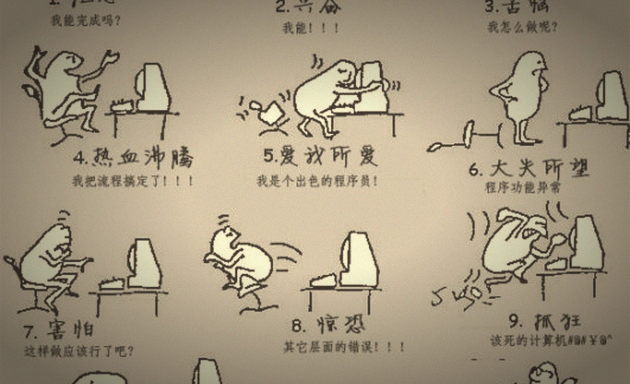
#> input picture images/about/code.webp, 1260 x 768 px (shown at 1/2 size); its folder holds only this picture in this run
$ python imgdark.py ../images/about/code.webp
#> lines starting #> are read from the running program, lines starting #| are printed output that depends on the picture
#> in run_one, im is the input picture: PIL image 1260x768 RGB; mean R, G, B 161.9, 149.5, 126.3
#!/usr/bin/env python
# -*- coding: utf-8 -*-
"""
============================================
白底截图暗色化脚本（把白底图改成深色面板底）
文件：tools/imgdark.py
作用：把「白底/浅灰底」的截图改成与站点面板同色 #0a2035 的深底，使图片嵌进深色面板时不再像一块
      白洞。彩色元素（按钮、流程框、状态标签）保留原色相，只做轻微压暗。
用法：
  # 单张（覆盖原文件，先自动备份到同目录 .bak）
  python tools/imgdark.py <图片路径> [--force]
  # 整个目录（只处理判定为白底的图，非白底自动跳过）
  python tools/imgdark.py <目录> --recursive
  # 预览（不写盘，输出到 <同名>.dark.webp 便于比对）
  python tools/imgdark.py <图片路径> --preview
算法（顺序不能变）：
  1. 白点归一化：取图片四边条带里灰阶像素（s<0.16）的亮度中位 ev，ev>=0.85（白/浅灰底）
     时把整图 v 归一化到 v/ev，保证浅灰底（#f5f5f5 之类）也能精确落到面板色；
  2. 灰度反相 + 提亮：v' = ((1-v) ** 0.45) * 1.15 —— 白底→0、深色字→接近 1；
  3. 彩色保留：s>0.16 的像素走 v'=0.85v+0.03、s×1.05，不改色相；
  4. 叠面板底色：out = out + BG*(1-out/255)，纯黑部分正好变成 #0a2035；
  5. UnsharpMask(1.4, 70, 2)：截图缩过之后文字边缘发糊，靠这一步把笔画做实；
  6. 存 webp quality=80 method=6（暗色化后比原图小，见 README 8.6）。
面板底色 BG 必须和 post.css 里 p:has(> img:only-child) 的 background 保持一致，
否则图的边缘会和面板差一档，出现淡色矩形。
最后修改：2026-11-12
============================================
"""
import os
import sys
import argparse

import numpy as np
from PIL import Image, ImageFile, ImageFilter

ImageFile.LOAD_TRUNCATED_IMAGES = True

BG = np.array([10, 32, 53], dtype=np.float32)   # #0a2035 = post.css 里的图片面板底色
MAX_PX = 6_000_000                              # 超过这个像素数的图分块处理，避免吃满内存
G_GRAY, V_STRETCH = 0.45, 1.15                  # 灰阶层：反相后的 gamma 与亮部拉伸
G_COL, SAT = 0.85, 1.05                         # 彩色层：压暗系数与饱和提升
SH_R, SH_P = 1.4, 45                            # UnsharpMask(radius, percent)
WHITE_MIN, WHITE_MED = 232, 0.85                # 白底判定：边缘条带亮度中位 >=232
EXCLUDE_NAME = ("qr", "pay", "donate", "avatar", "logo", "icon", "banner", "hero")
SKIP_DIRS = ("about",)


def rgb2hsv(a):
    return np.asarray(
        Image.fromarray(np.clip(a, 0, 255).astype(np.uint8), "RGB").convert("HSV"),
        dtype=np.float32,
    ) / 255.0
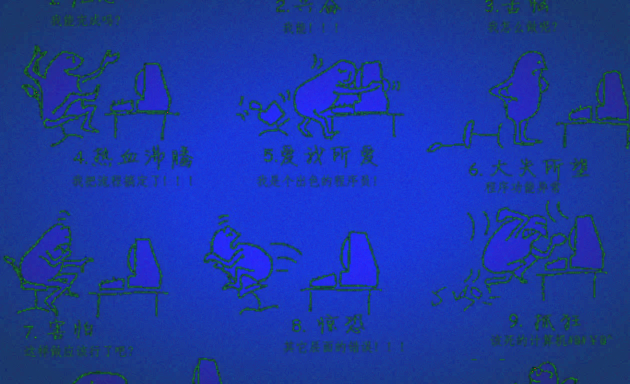
#> returned value: shape (768, 1260, 3) float32 (shown at 1/2 size); mean of channels 0, 1, 2 0.107, 0.224, 0.634; drawn as R, G, B


# [5 lines left out: function hsv2rgb, not called in this run]


def edge_stats(v, s):
    """返回 (灰阶边缘亮度中位, 边缘亮度中位0-255)"""
    h, w = v.shape
#> h = 768; w = 1260
    band = max(4, min(h, w) // 60)
#> band = 12
    ve = np.concatenate([v[:band].ravel(), v[-band:].ravel(), v[:, :band].ravel(), v[:, -band:].ravel()])
    se = np.concatenate([s[:band].ravel(), s[-band:].ravel(), s[:, :band].ravel(), s[:, -band:].ravel()])
    ge = ve[se < 0.16]
#> ge = 487 values, max 0.647 at index 34, min 0.125 at index 5, mean 0.546
    gm = float(np.median(ge)) if ge.size > 20 else 0.0
#> gm = 0.533
    return gm, gm * 255.0


# [38 lines left out: functions darkify, darkify_any, not called in this run]


def is_white_bg(im):
    """四边条带亮度中位 >=232 判为白底"""
    a = np.asarray(im.convert("RGB"), dtype=np.float32)
    hsv = rgb2hsv(a)
    _, ev255 = edge_stats(hsv[..., 2], hsv[..., 1])
#> ev255 = 136
    return ev255 >= WHITE_MIN


def skipped_by_name(path):
    low = path.lower()
    return any(k in low for k in EXCLUDE_NAME)


# [17 lines left out: function save_like, not called in this run]


def run_one(src_path, force=False, preview=False):
    im = Image.open(src_path)
    if im.mode == "RGBA" and not force:
        print("  跳过（带透明通道）: " + src_path)
        return None
    im = im.convert("RGB")
    if min(im.size) < 120 and not force:
        print("  跳过（尺寸过小）: " + src_path)
        return None
    if not force and not preview and not is_white_bg(im):
        print("  跳过（本身不是白底）: " + src_path)
        return None
    res = darkify_any(im)
    dst = save_like(src_path, res, preview)
    print("  完成: %s  (%.1f KB -> %.1f KB)" % (dst, os.path.getsize(src_path) / 1024, os.path.getsize(dst) / 1024))
    return dst


def main():
    ap = argparse.ArgumentParser(description="白底截图暗色化（面板底 #0a2035）")
    ap.add_argument("target", help="图片文件或目录")
    ap.add_argument("--recursive", "-r", action="store_true", help="递归处理目录")
    ap.add_argument("--force", "-f", action="store_true", help="不做白底判定，强制处理（含带 alpha 的图）")
    ap.add_argument("--preview", "-p", action="store_true", help="只输出 <name>.dark.webp，不覆盖原图")
    args = ap.parse_args()

    target = os.path.abspath(args.target)
    if not os.path.exists(target):
        print("路径不存在: " + target)
        sys.exit(2)

    if os.path.isfile(target):
        run_one(target, args.force, args.preview)
        return

    ok = skip = 0
    for dirpath, dirnames, filenames in os.walk(target):
        if not args.recursive:
            dirnames[:] = []
        rel = os.path.relpath(dirpath, target)
        if any(part in SKIP_DIRS for part in rel.split(os.sep)):
            dirnames[:] = []
            continue
        for fn in filenames:
            if os.path.splitext(fn)[1].lower() not in (".webp", ".jpg", ".jpeg", ".png"):
                continue
            full = os.path.join(dirpath, fn)
            if skipped_by_name(full):
                skip += 1
                continue
            try:
                if run_one(full, args.force, args.preview):
                    ok += 1
                else:
                    skip += 1
            except Exception as e:
                print("  失败: %s :: %s" % (full, str(e)[:60]))
    print("\n完成 %d 张，跳过 %d 张" % (ok, skip))


if __name__ == "__main__":
    main()

$ run again, on images/about/wangba.webp
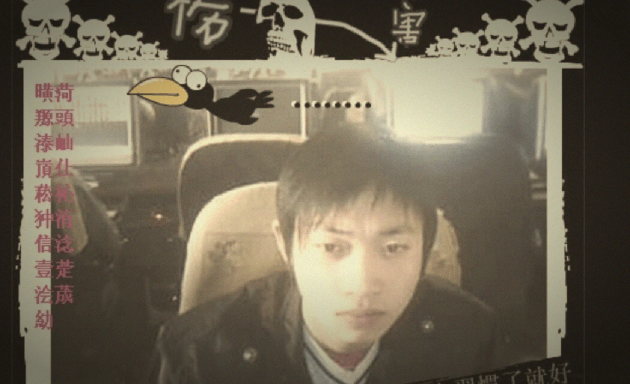
#> input picture images/about/wangba.webp, 1260 x 768 px (shown at 1/2 size)
#> in run_one, im is the input picture: PIL image 1260x768 RGB; mean R, G, B 113.6, 104, 85.8
#> in rgb2hsv, `return np.asarray( Image.fromarray(np.clip(a, 0, 255).astype(np.uint8)..`:
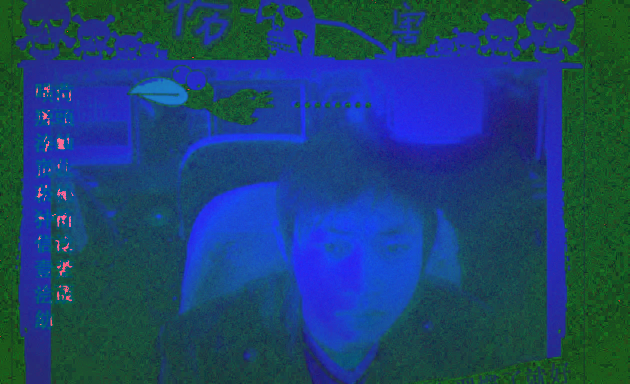
#> returned value: shape (768, 1260, 3) float32 (shown at 1/2 size); mean of channels 0, 1, 2 0.11, 0.264, 0.446; drawn as R, G, B
#> ge = 938 values, max 0.647 at index 157, min 0.098 at index 31, mean 0.459
#> gm = 0.48
#> ev255 = 122.5

$ run again, on images/about/wubo03.webp
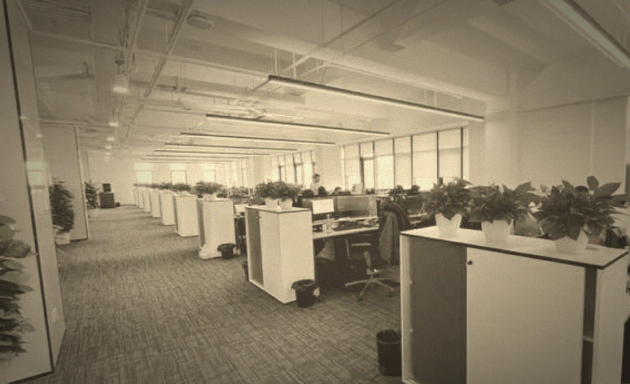
#> input picture images/about/wubo03.webp, 1260 x 768 px (shown at 1/2 size)
#> in run_one, im is the input picture: PIL image 1260x768 RGB; mean R, G, B 139.3, 127.4, 103.5
#> in rgb2hsv, `return np.asarray( Image.fromarray(np.clip(a, 0, 255).astype(np.uint8)..`:
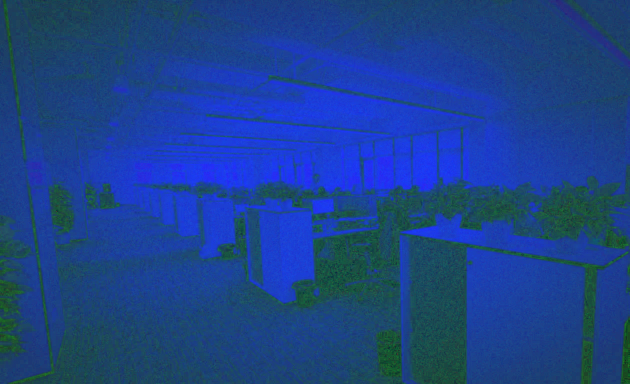
#> returned value: shape (768, 1260, 3) float32 (shown at 1/2 size); mean of channels 0, 1, 2 0.109, 0.262, 0.546; drawn as R, G, B
#> ge = 30 values, max 0.518 at index 23, min 0.125 at index 28, mean 0.431
#> gm = 0.478
#> ev255 = 122

$ run again, on images/about/dream.webp
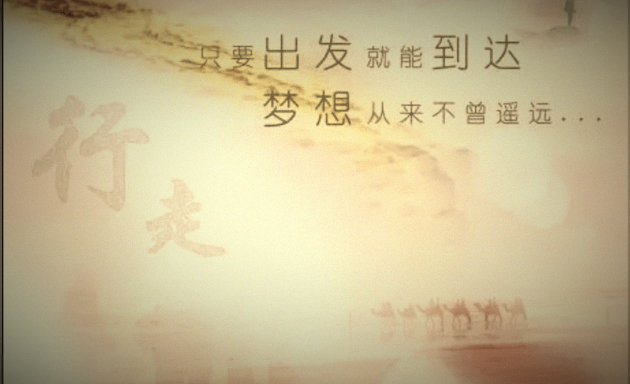
#> input picture images/about/dream.webp, 1260 x 768 px (shown at 1/2 size)
#> in run_one, im is the input picture: PIL image 1260x768 RGB; mean R, G, B 196.8, 183.1, 144.7
#> in rgb2hsv, `return np.asarray( Image.fromarray(np.clip(a, 0, 255).astype(np.uint8)..`:
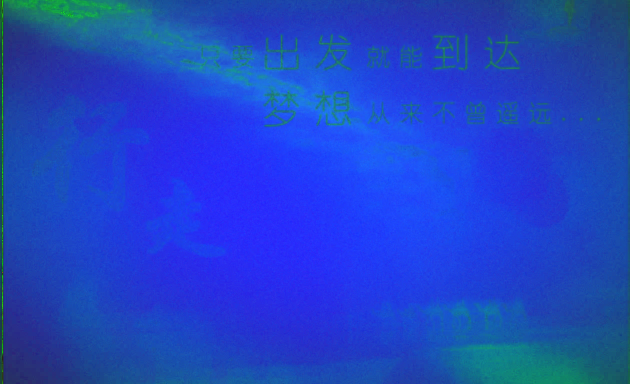
#> returned value: shape (768, 1260, 3) float32 (shown at 1/2 size); mean of channels 0, 1, 2 0.124, 0.271, 0.771; drawn as R, G, B
#> ge = 535 values, max 0.643 at index 178, min 0 at index 0, mean 0.483
#> gm = 0.494
#> ev255 = 126

$ run again, on images/about/kindyroo2.webp
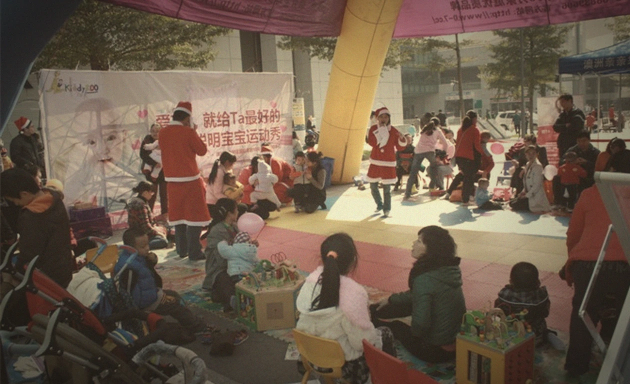
#> input picture images/about/kindyroo2.webp, 1260 x 768 px (shown at 1/2 size)
#> in run_one, im is the input picture: PIL image 1260x768 RGB; mean R, G, B 109, 91.6, 75.4
#> in rgb2hsv, `return np.asarray( Image.fromarray(np.clip(a, 0, 255).astype(np.uint8)..`:
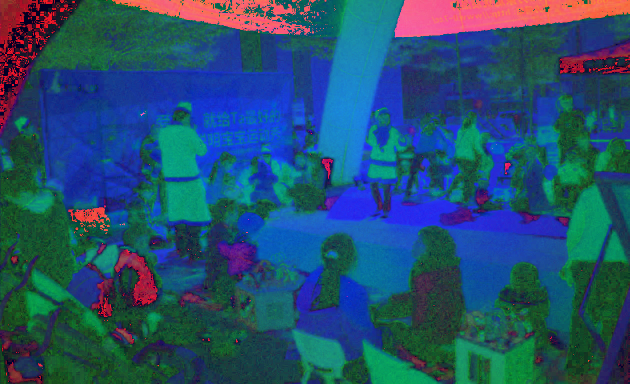
#> returned value: shape (768, 1260, 3) float32 (shown at 1/2 size); mean of channels 0, 1, 2 0.143, 0.31, 0.429; drawn as R, G, B
#> ge = 10050 values, max 0.612 at index 7930, min 0.0941 at index 3402, mean 0.219
#> gm = 0.18
#> ev255 = 46
